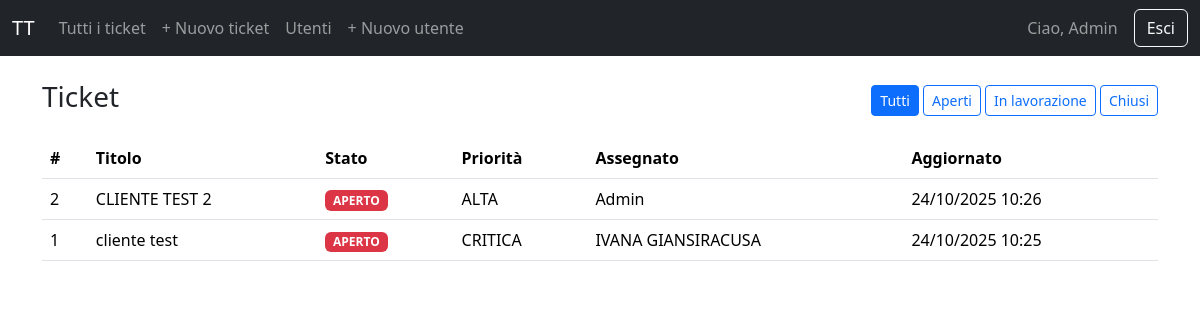
Page /tickets (signed in) on the committed database.
### models.py (models this page shows, shortened)
class User(UserMixin, db.Model):
    id = db.Column(db.Integer, primary_key=True)
    name = db.Column(db.String(120), nullable=False)
    email = db.Column(db.String(255), unique=True, nullable=False, index=True)
    password_hash = db.Column(db.String(255), nullable=False)
    is_admin = db.Column(db.Boolean, default=False)
    created_at = db.Column(db.DateTime, default=datetime.utcnow)

class Ticket(db.Model):
    id = db.Column(db.Integer, primary_key=True)
    title = db.Column(db.String(200), nullable=False)
    description = db.Column(db.Text, nullable=False)
    status = db.Column(db.Enum(TicketStatus), default=TicketStatus.OPEN, index=True)
    priority = db.Column(db.String(20), default="MEDIA")
    attachment = db.Column(db.String(255), nullable=True)
    created_at = db.Column(db.DateTime, default=datetime.utcnow, index=True)
    updated_at = db.Column(db.DateTime, default=datetime.utcnow, index=True)
    created_by_id = db.Column(db.Integer, db.ForeignKey('user.id'), nullable=False)
    assigned_to_id = db.Column(db.Integer, db.ForeignKey('user.id'), nullable=True)
    created_by = db.relationship('User', foreign_keys=[created_by_id])
    assigned_to = db.relationship('User', foreign_keys=[assigned_to_id])

### app.py (the view)
    @app.route('/tickets')
    @login_required
    def tickets():
        status = request.args.get('status', 'all')
        q = db.session.query(Ticket).order_by(Ticket.updated_at.desc())
        if status == 'open':
            q = q.filter(Ticket.status == TicketStatus.OPEN)
        elif status == 'in_progress':
            q = q.filter(Ticket.status == TicketStatus.IN_PROGRESS)
        elif status == 'closed':
            q = q.filter(Ticket.status == TicketStatus.CLOSED)
        items = q.all()
        return render_template('tickets_list.html', items=items, status=status)

### templates/tickets_list.html (shortened to what this page needs)
{% extends "base.html" %}
{% block content %}
<div class="d-flex justify-content-between align-items-center mb-3">
  <h3>Ticket</h3>
  <div>
    <a href="{{ url_for('tickets', status='all') }}" class="btn btn-sm {% if status=='all' %}btn-primary{% else %}btn-outline-primary{% endif %}">Tutti</a>
    <a href="{{ url_for('tickets', status='open') }}" class="btn btn-sm {% if status=='open' %}btn-primary{% else %}btn-outline-primary{% endif %}">Aperti</a>
    <a href="{{ url_for('tickets', status='in_progress') }}" class="btn btn-sm {% if status=='in_progress' %}btn-primary{% else %}btn-outline-primary{% endif %}">In lavorazione</a>
    <a href="{{ url_for('tickets', status='closed') }}" class="btn btn-sm {% if status=='closed' %}btn-primary{% else %}btn-outline-primary{% endif %}">Chiusi</a>
  </div>
</div>
<table class="table table-hover align-middle">
  <thead>
    <tr>
      <th>#</th>
      <th>Titolo</th>
      <th>Stato</th>
      <th>Priorità</th>
      <th>Assegnato</th>
      <th>Aggiornato</th>
    </tr>
  </thead>
  <tbody>
    {% for t in items %}
    <tr onclick="window.location='{{ url_for('ticket_detail', ticket_id=t.id) }}'" style="cursor:pointer">
      <td>{{ t.id }}</td>
      <td>{{ t.title }}</td>
      <td><span class="badge {% if t.status.value=='APERTO' %}bg-danger{% elif t.status.value=='IN_LAVORAZIONE' %}bg-warning text-dark{% else %}bg-success{% endif %}">{{ t.status.value }}</span></td>
      <td>{{ t.priority }}</td>
      <td>{{ t.assigned_to.name if t.assigned_to else '—' }}</td>
      <td>{{ t.updated_at.strftime('%d/%m/%Y %H:%M') }}</td>
    </tr>
    {% else %}
    <tr><td colspan="6" class="text-muted">Nessun ticket trovato.</td></tr>
    {% endfor %}
  </tbody>
</table>
{% endblock %}

### templates/base.html (shortened to what this page needs)
<!doctype html>
<html lang="it">
<head>
  <link href="https://cdn.jsdelivr.net/npm/bootstrap@5.3.2/dist/css/bootstrap.min.css" rel="stylesheet">
  <link rel="stylesheet" href="{{ url_for('static', filename='styles.css') }}">
</head>
<body>
<nav class="navbar navbar-expand-lg navbar-dark bg-dark">
  <div class="container-fluid">
    <a class="navbar-brand" href="{{ url_for('index') }}">TT</a>
    <div class="collapse navbar-collapse" id="nav">
      {% if current_user.is_authenticated %}
      <ul class="navbar-nav me-auto mb-2 mb-lg-0">
        <li class="nav-item"><a class="nav-link" href="{{ url_for('tickets') }}">Tutti i ticket</a></li>
        <li class="nav-item"><a class="nav-link" href="{{ url_for('ticket_new') }}">+ Nuovo ticket</a></li>
        {% if current_user.is_admin %}
        <li class="nav-item"><a class="nav-link" href="{{ url_for('users') }}">Utenti</a></li>
        <li class="nav-item"><a class="nav-link" href="{{ url_for('register') }}">+ Nuovo utente</a></li>
        {% endif %}
      </ul>
      <span class="navbar-text me-3">Ciao, {{ current_user.name }}</span>
      <a class="btn btn-outline-light" href="{{ url_for('logout') }}">Esci</a>
      {% endif %}
    </div>
  </div>
</nav>
<div class="container my-4">
  {% block content %}{% endblock %}
</div>
</body>
</html>

### rows in the picture
User: name "Admin"
Ticket: id "2", title "CLIENTE TEST 2", status.value "APERTO", priority "ALTA", assigned_to "Admin", updated_at "24/10/2025 10:26"
Ticket: id "1", title "cliente test", status.value "APERTO", priority "CRITICA", assigned_to "IVANA GIANSIRACUSA", updated_at "24/10/2025 10:25"
